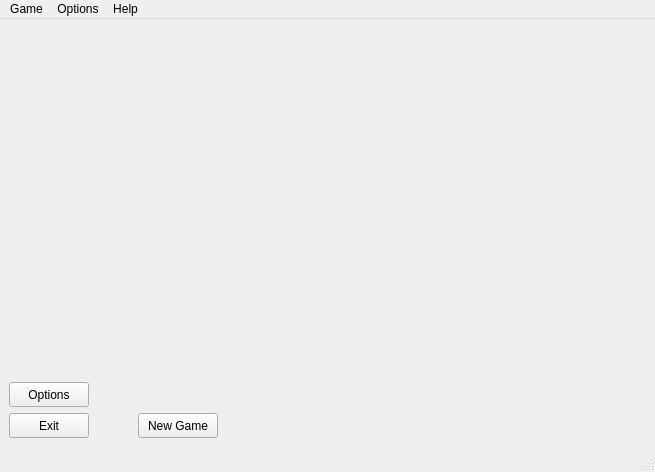
<?xml version="1.0" encoding="UTF-8"?>
<ui version="4.0">
 <class>MainWindow</class>
 <widget class="QMainWindow" name="MainWindow">
  <property name="geometry">
   <rect>
    <x>0</x>
    <y>0</y>
    <width>655</width>
    <height>472</height>
   </rect>
  </property>
  <property name="windowTitle">
   <string>MainWindow</string>
  </property>
  <widget class="QWidget" name="centralWidget">
   <widget class="QPushButton" name="pushButton_2">
    <property name="geometry">
     <rect>
      <x>9</x>
      <y>394</y>
      <width>80</width>
      <height>25</height>
     </rect>
    </property>
    <property name="text">
     <string>Exit</string>
    </property>
   </widget>
   <widget class="QPushButton" name="pushButton_3">
    <property name="geometry">
     <rect>
      <x>9</x>
      <y>363</y>
      <width>80</width>
      <height>25</height>
     </rect>
    </property>
    <property name="text">
     <string>Options</string>
    </property>
   </widget>
   <widget class="QPushButton" name="pushButton">
    <property name="geometry">
     <rect>
      <x>138</x>
      <y>394</y>
      <width>80</width>
      <height>25</height>
     </rect>
    </property>
    <property name="text">
     <string>New Game</string>
    </property>
   </widget>
   <zorder>pushButton</zorder>
   <zorder>pushButton_2</zorder>
   <zorder>pushButton_3</zorder>
   <zorder>pushButton</zorder>
   <zorder>widget</zorder>
   <zorder>label</zorder>
   <zorder>label</zorder>
   <zorder>label_2</zorder>
   <zorder>label</zorder>
   <zorder>label_2</zorder>
  </widget>
  <widget class="QMenuBar" name="menuBar">
   <property name="geometry">
    <rect>
     <x>0</x>
     <y>0</y>
     <width>655</width>
     <height>22</height>
    </rect>
   </property>
   <widget class="QMenu" name="menuGame">
    <property name="title">
     <string>Game</string>
    </property>
    <addaction name="actionNew_Game"/>
    <addaction name="separator"/>
    <addaction name="actionExit"/>
   </widget>
   <widget class="QMenu" name="menuOptions">
    <property name="title">
     <string>Options</string>
    </property>
    <addaction name="actionSettings"/>
   </widget>
   <widget class="QMenu" name="menuHelp">
    <property name="title">
     <string>Help</string>
    </property>
    <addaction name="actionAbout_QMemory"/>
    <addaction name="actionHelp"/>
   </widget>
   <addaction name="menuGame"/>
   <addaction name="menuOptions"/>
   <addaction name="menuHelp"/>
  </widget>
  <widget class="QStatusBar" name="statusBar"/>
  <action name="actionNew_Game">
   <property name="text">
    <string>New Game</string>
   </property>
  </action>
  <action name="actionExit">
   <property name="text">
    <string>Exit</string>
   </property>
  </action>
  <action name="actionSettings">
   <property name="text">
    <string>Settings</string>
   </property>
  </action>
  <action name="actionAbout_QMemory">
   <property name="text">
    <string>About QMemory</string>
   </property>
  </action>
  <action name="actionHelp">
   <property name="text">
    <string>Help</string>
   </property>
  </action>
 </widget>
 <layoutdefault spacing="6" margin="11"/>
 <resources/>
 <connections/>
</ui>
